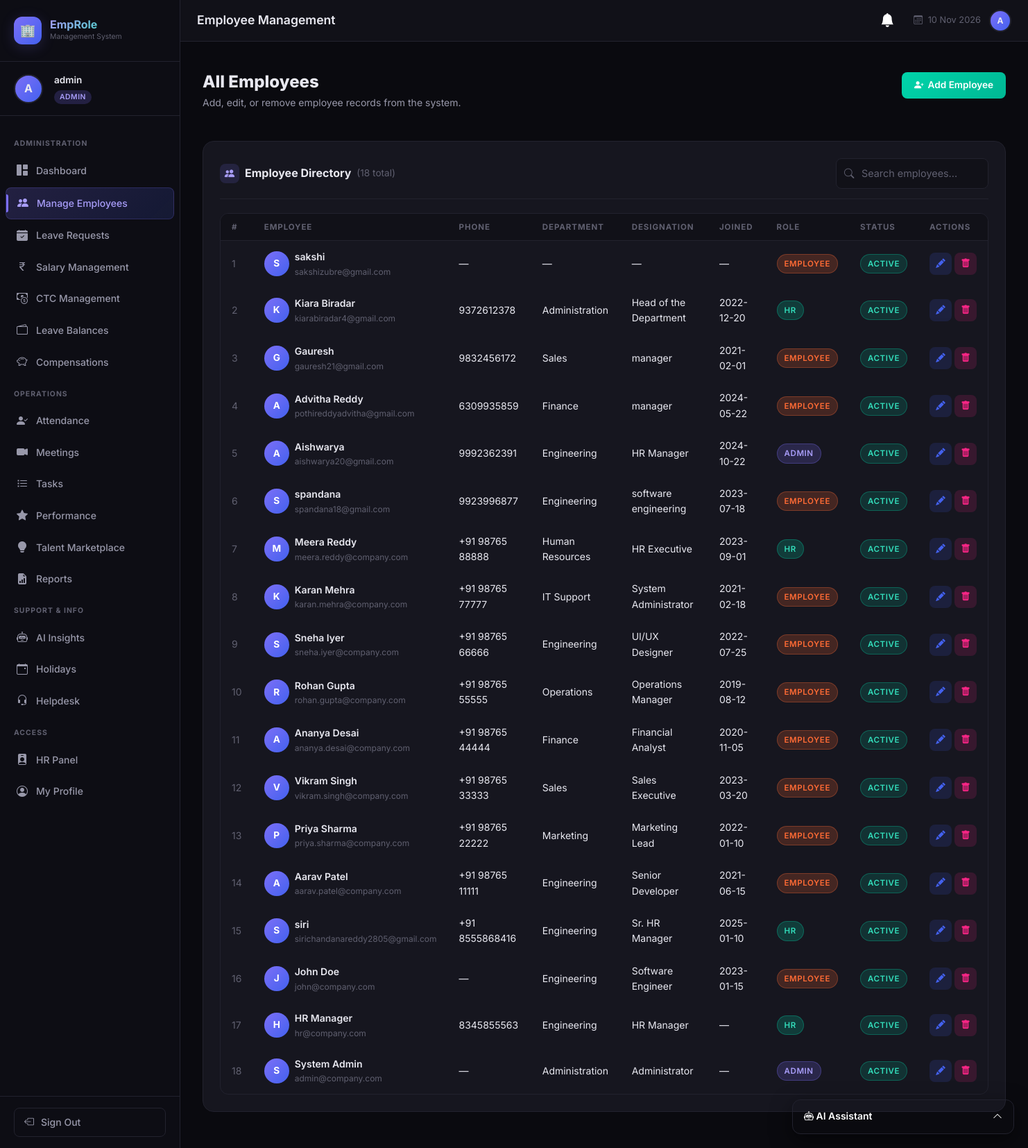
The page /admin/employees (signed in) on the database its author committed.
### tables this page shows
CREATE TABLE employees (
            id INTEGER PRIMARY KEY AUTOINCREMENT,
            user_id INTEGER UNIQUE,
            name TEXT NOT NULL,
            email TEXT NOT NULL,
            phone TEXT,
            department TEXT,
            designation TEXT,
            joining_date DATE,
            status TEXT DEFAULT 'active',
            FOREIGN KEY (user_id) REFERENCES users(id)
        );

CREATE TABLE users (
            id INTEGER PRIMARY KEY AUTOINCREMENT,
            username TEXT UNIQUE NOT NULL,
            email TEXT UNIQUE NOT NULL,
            password TEXT NOT NULL,
            role TEXT NOT NULL DEFAULT 'employee',
            created_at DATETIME DEFAULT CURRENT_TIMESTAMP
        );

### app.py (the view)
@app.route('/admin/employees')
@login_required
@role_required('admin')
def admin_employees():
    db = get_db()
    employees = db.execute(
        "SELECT e.*, u.username, u.role FROM employees e LEFT JOIN users u ON e.user_id=u.id ORDER BY e.id DESC"
    ).fetchall()
    db.close()
    return render_template('admin/employees.html', employees=employees)

### ai_service.py (called while the page is built)
@ai_service_bp.before_app_request
def setup_ai():
    if not hasattr(ai_service_bp, 'schema_initialized'):
        init_ai_schema()
        ai_service_bp.schema_initialized = True

### app.py (called while the page is built)
@app.context_processor
def inject_notifications():
    if 'user_id' in session:
        db = get_db()
        n = db.execute("SELECT * FROM notifications WHERE user_id=? AND is_read=0 ORDER BY created_at DESC LIMIT 5", (session['user_id'],)).fetchall()
        c = db.execute("SELECT COUNT(*) as c FROM notifications WHERE user_id=? AND is_read=0", (session['user_id'],)).fetchone()['c']
        db.close()
        return dict(recent_notifications=n, unread_notifications_count=c)
    return dict(recent_notifications=[], unread_notifications_count=0)

def login_required(f):
    @wraps(f)
    def decorated(*args, **kwargs):
        if 'user_id' not in session:
            flash('Please log in to access this page.', 'warning')
            return redirect(url_for('login'))
        return f(*args, **kwargs)
    return decorated

def role_required(*roles):
    def decorator(f):
        @wraps(f)
        def decorated(*args, **kwargs):
            if 'user_id' not in session:
                return redirect(url_for('login'))
            if session.get('role') not in roles:
                flash('Access denied. Insufficient permissions.', 'danger')
                return redirect(url_for('dashboard'))
            return f(*args, **kwargs)
        return decorated
    return decorator

### database.py (called while the page is built)
def get_db():
    conn = sqlite3.connect(DB_PATH)
    conn.row_factory = sqlite3.Row
    conn.execute("PRAGMA foreign_keys = ON")
    return conn

### templates/admin/employees.html (shortened to what this page needs)
{% extends "base.html" %}
{% block page_title %}Employee Management{% endblock %}
{% block content %}
<div class="page-header fade-in">
  <div class="d-flex justify-content-between align-items-start flex-wrap gap-3">
    <div>
      <h2>All Employees</h2>
      <p>Add, edit, or remove employee records from the system.</p>
    </div>
    <a href="{{ url_for('admin_add_employee') }}" class="btn-accent" style="text-decoration:none; display:inline-flex; align-items:center; gap:6px;">
      <i class="bi bi-person-plus-fill"></i> Add Employee
    </a>
  </div>
</div>
<div class="content-card">
  <div class="card-header-custom">
    <div class="card-title-custom">
      <div class="title-icon"><i class="bi bi-people-fill"></i></div>
      Employee Directory <span style="color:var(--text-muted); font-weight:400; font-size:0.85rem;">({{ employees|length }} total)</span>
    </div>
    <div class="search-box">
      <i class="bi bi-search search-icon"></i>
      <input type="text" id="table-search" class="form-control" placeholder="Search employees...">
    </div>
  </div>
  {% if employees %}
  <div class="table-wrapper">
    <table class="table-dark-custom">
      <thead>
        <tr>
          <th>#</th>
          <th>Employee</th>
          <th>Phone</th>
          <th>Department</th>
          <th>Designation</th>
          <th>Joined</th>
          <th>Role</th>
          <th>Status</th>
          <th>Actions</th>
        </tr>
      </thead>
      <tbody>
        {% for emp in employees %}
        <tr class="searchable-row">
          <td style="color:var(--text-muted);">{{ loop.index }}</td>
          <td>
            <div class="d-flex align-items-center gap-2">
              <div class="emp-avatar">{{ emp.name[0].upper() }}</div>
              <div>
                <div style="font-weight:600;">{{ emp.name }}</div>
                <div style="font-size:0.75rem; color:var(--text-muted);">{{ emp.email }}</div>
              </div>
            </div>
          </td>
          <td>{{ emp.phone or '—' }}</td>
          <td>{{ emp.department or '—' }}</td>
          <td>{{ emp.designation or '—' }}</td>
          <td>{{ emp.joining_date or '—' }}</td>
          <td><span class="badge-custom badge-{{ emp.role or 'employee' }}">{{ emp.role or 'employee' }}</span></td>
          <td><span class="badge-custom badge-{{ emp.status or 'active' }}">{{ emp.status or 'active' }}</span></td>
          <td>
            <div class="d-flex gap-1">
              <a href="{{ url_for('admin_edit_employee', emp_id=emp.id) }}" class="btn-sm-icon btn-edit" title="Edit">
                <i class="bi bi-pencil-fill"></i>
              </a>
              <form method="POST" action="{{ url_for('admin_delete_employee', emp_id=emp.id) }}" style="display:inline;" onsubmit="return confirm('Delete {{ emp.name }}? This cannot be undone.');">
                <button type="submit" class="btn-sm-icon btn-delete" title="Delete">
                  <i class="bi bi-trash-fill"></i>
                </button>
              </form>
            </div>
          </td>
        </tr>
        {% endfor %}
      </tbody>
    </table>
  </div>
  {% else %}
  <div class="empty-state">
    <i class="bi bi-people"></i>
    <p>No employees found. <a href="{{ url_for('admin_add_employee') }}" style="color:var(--accent-purple-light);">Add the first one!</a></p>
  </div>
  {% endif %}
</div>
{% endblock %}

### rows shown on the page
employees: name "S", name "sakshi", email "sakshizubre@gmail.com", phone "—", department "—", designation "—", joining_date "—", role "EMPLOYEE", status "ACTIVE"
employees: name "K", name "Kiara Biradar", email "kiarabiradar4@gmail.com", phone "9372612378", department "Administration", designation "Head of the Department", joining_date "2022-12-20", role "HR", status "ACTIVE"
employees: name "G", name "Gauresh", email "gauresh21@gmail.com", phone "9832456172", department "Sales", designation "manager", joining_date "2021-02-01", role "EMPLOYEE", status "ACTIVE"
employees: name "A", name "Advitha Reddy", email "pothireddyadvitha@gmail.com", phone "6309935859", department "Finance", designation "manager", joining_date "2024-05-22", role "EMPLOYEE", status "ACTIVE"
employees: name "A", name "Aishwarya", email "aishwarya20@gmail.com", phone "9992362391", department "Engineering", designation "HR Manager", joining_date "2024-10-22", role "ADMIN", status "ACTIVE"
employees: name "S", name "spandana", email "spandana18@gmail.com", phone "9923996877", department "Engineering", designation "software engineering", joining_date "2023-07-18", role "EMPLOYEE", status "ACTIVE"
employees: name "M", name "Meera Reddy", email "meera.reddy@company.com", phone "+91 98765 88888", department "Human Resources", designation "HR Executive", joining_date "2023-09-01", role "HR", status "ACTIVE"
employees: name "K", name "Karan Mehra", email "karan.mehra@company.com", phone "+91 98765 77777", department "IT Support", designation "System Administrator", joining_date "2021-02-18", role "EMPLOYEE", status "ACTIVE"
employees: name "S", name "Sneha Iyer", email "sneha.iyer@company.com", phone "+91 98765 66666", department "Engineering", designation "UI/UX Designer", joining_date "2022-07-25", role "EMPLOYEE", status "ACTIVE"
employees: name "R", name "Rohan Gupta", email "rohan.gupta@company.com", phone "+91 98765 55555", department "Operations", designation "Operations Manager", joining_date "2019-08-12", role "EMPLOYEE", status "ACTIVE"
employees: name "A", name "Ananya Desai", email "ananya.desai@company.com", phone "+91 98765 44444", department "Finance", designation "Financial Analyst", joining_date "2020-11-05", role "EMPLOYEE", status "ACTIVE"
employees: name "V", name "Vikram Singh", email "vikram.singh@company.com", phone "+91 98765 33333", department "Sales", designation "Sales Executive", joining_date "2023-03-20", role "EMPLOYEE", status "ACTIVE"
employees: name "P", name "Priya Sharma", email "priya.sharma@company.com", phone "+91 98765 22222", department "Marketing", designation "Marketing Lead", joining_date "2022-01-10", role "EMPLOYEE", status "ACTIVE"
employees: name "A", name "Aarav Patel", email "aarav.patel@company.com", phone "+91 98765 11111", department "Engineering", designation "Senior Developer", joining_date "2021-06-15", role "EMPLOYEE", status "ACTIVE"
employees: name "S", name "siri", email "sirichandanareddy2805@gmail.com", phone "+91 8555868416", department "Engineering", designation "Sr. HR Manager", joining_date "2025-01-10", role "HR", status "ACTIVE"
employees: name "J", name "John Doe", email "john@company.com", phone "—", department "Engineering", designation "Software Engineer", joining_date "2023-01-15", role "EMPLOYEE", status "ACTIVE"
employees: name "H", name "HR Manager", email "hr@company.com", phone "8345855563", department "Engineering", designation "HR Manager", joining_date "—", role "HR", status "ACTIVE"
employees: name "S", name "System Admin", email "admin@company.com", phone "—", department "Administration", designation "Administrator", joining_date "—", role "ADMIN", status "ACTIVE"

### other values the page prints
{{ session.username[0].upper() }} "A"
{{ session.username }} "admin"
{{ session.role }} "ADMIN"
{{ employees|length }} "18"
